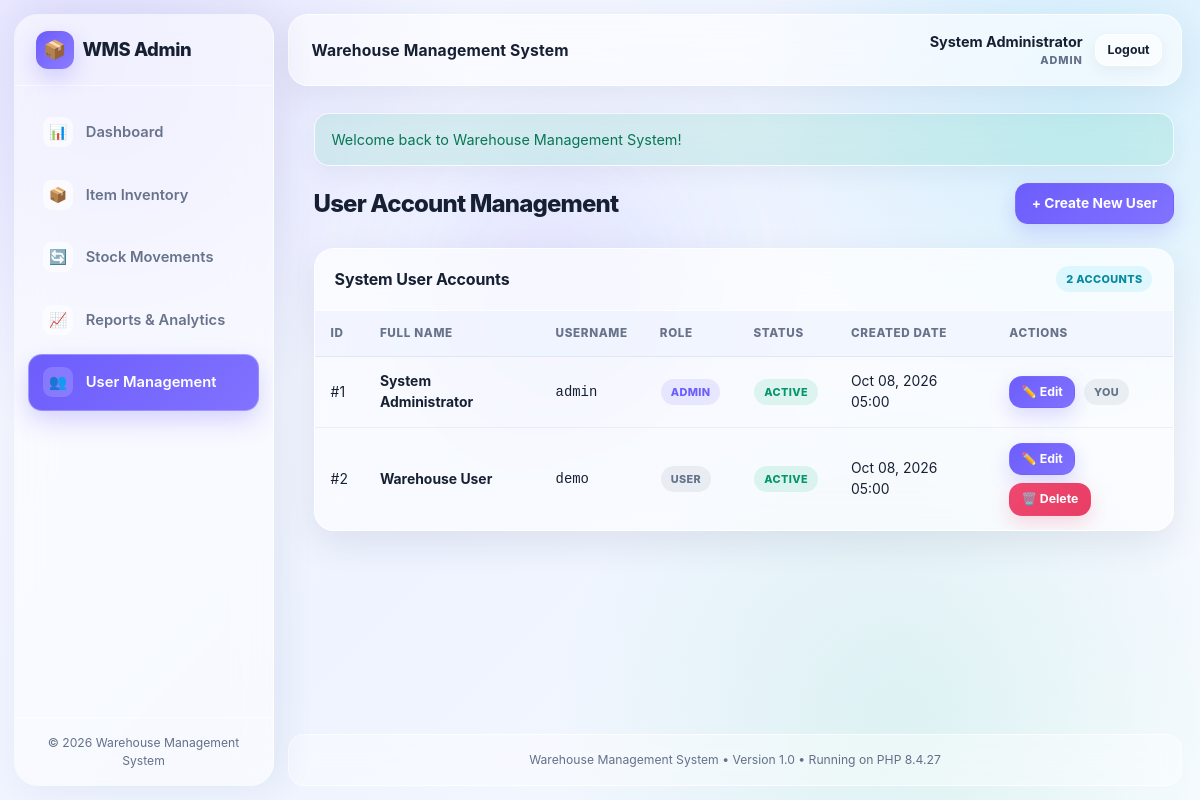
The page /admin/users.php (signed in) on the database its author committed.
### tables this page shows
CREATE TABLE IF NOT EXISTS `users` (
  `id` INT UNSIGNED AUTO_INCREMENT PRIMARY KEY,
  `full_name` VARCHAR(100) NOT NULL,
  `username` VARCHAR(50) NOT NULL UNIQUE,
  `password_hash` VARCHAR(255) NOT NULL,
  `role` ENUM('admin', 'user') NOT NULL DEFAULT 'user',
  `is_active` TINYINT(1) NOT NULL DEFAULT 1,
  `created_at` DATETIME NOT NULL DEFAULT CURRENT_TIMESTAMP,
  `updated_at` DATETIME NOT NULL DEFAULT CURRENT_TIMESTAMP ON UPDATE CURRENT_TIMESTAMP,
  INDEX `idx_username` (`username`),
  INDEX `idx_role` (`role`)
);

### includes/functions.php (called while the page is built, shortened)
<?php
function e(?string $value): string {
    return htmlspecialchars($value ?? '', ENT_QUOTES | ENT_SUBSTITUTE, 'UTF-8');
}
function url(string $path = ''): string {
    $cleanPath = '/' . ltrim($path, '/');
    return BASE_PATH . $cleanPath;
}
function get_flash_messages(): array {
    $messages = $_SESSION['flash_messages'] ?? [];
    return $messages;
}
function format_datetime(?string $datetime): string {
    return date('M d, Y H:i', strtotime($datetime));
}

### includes/auth.php (called while the page is built, shortened)
<?php
require_once __DIR__ . '/functions.php';
function is_logged_in(): bool {
    return isset($_SESSION['user_id']) && !empty($_SESSION['user_id']);
}
function current_user(): ?array {
    return [
        'id'        => $_SESSION['user_id'],
        'full_name' => $_SESSION['user_fullname'] ?? '',
        'username'  => $_SESSION['user_username'] ?? '',
        'role'      => $_SESSION['user_role'] ?? ''
    ];
}

### admin/users.php (the view, shortened to what this page needs)
<?php
$pdo = getDBConnection();
$action = $_GET['action'] ?? 'list';
$editUser = null;
$usersStmt = $pdo->query('SELECT id, full_name, username, role, is_active, created_at FROM users ORDER BY id ASC');
$users = $usersStmt->fetchAll();
require_once __DIR__ . '/../includes/header.php';
?>
<div class="page-header">
    <h1 class="page-title">User Account Management</h1>
    <?php if ($action !== 'add' && $action !== 'edit'): ?>
        <a href="<?= url('admin/users.php?action=add') ?>" class="btn btn-primary">+ Create New User</a>
    <?php else: ?>
        <a href="<?= url('admin/users.php') ?>" class="btn btn-secondary">&larr; Back to Users List</a>
    <?php endif; ?>
</div>
<?php if ($action === 'add' || $action === 'edit'): ?>
    <div class="card">
        <div class="card-header">
            <h2 class="card-title"><?= $action === 'edit' ? 'Edit User Account' : 'Create New System Account' ?></h2>
        </div>
        <div class="card-body">
            <form action="<?= url('admin/users.php') ?>" method="POST">
                <?= csrf_field() ?>
                <?php if ($action === 'edit' && $editUser): ?>
                    <input type="hidden" name="action_edit" value="1">
                    <input type="hidden" name="user_id" value="<?= e((string)$editUser['id']) ?>">
                <?php else: ?>
                    <input type="hidden" name="action_add" value="1">
                <?php endif; ?>
                <div class="form-grid">
                    <div class="form-group">
                        <label for="full_name" class="form-label">Full Name <span class="text-danger">*</span></label>
                        <input
                            type="text"
                            id="full_name"
                            name="full_name"
                            class="form-control"
                            value="<?= e($editUser ? $editUser['full_name'] : ($_POST['full_name'] ?? '')) ?>"
                            placeholder="e.g. John Doe"
                            required
                        >
                    </div>
                    <div class="form-group">
                        <label for="username" class="form-label">Username <span class="text-danger">*</span></label>
                        <input
                            type="text"
                            id="username"
                            name="username"
                            class="form-control"
                            value="<?= e($editUser ? $editUser['username'] : ($_POST['username'] ?? '')) ?>"
                            placeholder="e.g. jdoe"
                            required
                        >
                    </div>
                    <div class="form-group">
                        <label for="role" class="form-label">System Role <span class="text-danger">*</span></label>
                        <select name="role" id="role" class="form-control" required>
                            <option value="user" <?= ($editUser ? $editUser['role'] : ($_POST['role'] ?? '')) === 'user' ? 'selected' : '' ?>>User (Read-only)</option>
                            <option value="admin" <?= ($editUser ? $editUser['role'] : ($_POST['role'] ?? '')) === 'admin' ? 'selected' : '' ?>>Administrator (Full Control)</option>
                        </select>
                    </div>
                    <div class="form-group">
                        <label for="password" class="form-label">
                            Password <?= $action === 'edit' ? '<span class="text-muted">(Leave blank to keep existing password)</span>' : '<span class="text-danger">*</span>' ?>
                        </label>
                        <input
                            type="password"
                            id="password"
                            name="password"
                            class="form-control"
                            placeholder="<?= $action === 'edit' ? 'Enter new password if changing' : 'At least 6 characters' ?>"
                            <?= $action === 'add' ? 'required' : '' ?>
                        >
                    </div>
                    <div class="form-group" style="justify-content: flex-end;">
                        <label class="form-label" style="display: flex; align-items: center; gap: 0.5rem; cursor: pointer;">
                            <input
                                type="checkbox"
                                name="is_active"
                                value="1"
                                <?= ($editUser ? (int)$editUser['is_active'] === 1 : true) ? 'checked' : '' ?>
                            >
                            <span>Account Active</span>
                        </label>
                    </div>
                </div>
                <div style="margin-top: 1.5rem; display: flex; gap: 0.75rem;">
                    <button type="submit" class="btn btn-primary">
                        <?= $action === 'edit' ? 'Update User' : 'Create User' ?>
                    </button>
                    <a href="<?= url('admin/users.php') ?>" class="btn btn-secondary">Cancel</a>
                </div>
            </form>
        </div>
    </div>
<?php else: ?>
    <div class="card">
        <div class="card-header">
            <h2 class="card-title">System User Accounts</h2>
            <span class="badge badge-info"><?= count($users) ?> Accounts</span>
        </div>
        <div class="card-body" style="padding: 0;">
            <div class="table-responsive">
                <table class="table">
                    <thead>
                        <tr>
                            <th>ID</th>
                            <th>Full Name</th>
                            <th>Username</th>
                            <th>Role</th>
                            <th>Status</th>
                            <th>Created Date</th>
                            <th>Actions</th>
                        </tr>
                    </thead>
                    <tbody>
                        <?php foreach ($users as $u): ?>
                            <tr>
                                <td>#<?= e((string)$u['id']) ?></td>
                                <td><strong><?= e($u['full_name']) ?></strong></td>
                                <td><code><?= e($u['username']) ?></code></td>
                                <td>
                                    <?php if ($u['role'] === 'admin'): ?>
                                        <span class="badge badge-primary" style="background-color: var(--primary-light); color: var(--primary-color);">ADMIN</span>
                                    <?php else: ?>
                                        <span class="badge badge-secondary">USER</span>
                                    <?php endif; ?>
                                </td>
                                <td>
                                    <?php if ((int)$u['is_active'] === 1): ?>
                                        <span class="badge badge-success">Active</span>
                                    <?php else: ?>
                                        <span class="badge badge-danger">Inactive</span>
                                    <?php endif; ?>
                                </td>
                                <td><?= format_datetime($u['created_at']) ?></td>
                                <td>
                                    <div class="btn-group">
                                        <a href="<?= url('admin/users.php?action=edit&id=' . $u['id']) ?>" class="btn btn-primary btn-sm" title="Edit / Reset Password">
                                            ✏️ Edit
                                        </a>
                                        <?php if ((int)$u['id'] !== (int)$currentUser['id']): ?>
                                            <form action="<?= url('admin/users.php') ?>" method="POST" style="display: inline;">
                                                <button
                                                    type="submit"
                                                    class="btn btn-danger btn-sm js-confirm-delete"
                                                    data-name="<?= e($u['full_name']) ?>"
                                                    title="Delete Account"
                                                >
                                                    🗑️ Delete
                                                </button>
                                            </form>
                                        <?php else: ?>
                                            <span class="badge badge-secondary" title="Current session account">You</span>
                                        <?php endif; ?>
                                    </div>
                                </td>
                            </tr>
                        <?php endforeach; ?>
                    </tbody>
                </table>
            </div>
        </div>
    </div>
<?php endif; ?>
<?php require_once __DIR__ . '/../includes/footer.php'; ?>

### includes/header.php (shortened to what this page needs)
<?php
$currentUser = current_user();
?>
<!DOCTYPE html>
<html lang="en">
<head>
    <link rel="stylesheet" href="<?= url('assets/css/style.css') ?>">
</head>
<body>
<div class="app-container">
<?php
if (is_logged_in()) {
    require_once __DIR__ . '/nav.php';
}
?>
<div class="main-wrapper">
<?php if (is_logged_in()): ?>
    <header class="top-header">
        <div class="header-title-area">
            <strong><?= e(APP_NAME) ?></strong>
        </div>
        <div class="user-profile">
            <div class="user-info">
                <div class="user-name"><?= e($currentUser['full_name']) ?></div>
                <div class="user-role"><?= e($currentUser['role']) ?></div>
            </div>
            <a href="<?= url('logout.php') ?>" class="btn btn-secondary btn-sm" title="Sign out">
                Logout
            </a>
        </div>
    </header>
<?php endif; ?>
<main class="content-area">
<?php
$flashMessages = get_flash_messages();
foreach ($flashMessages as $msg): ?>
    <div class="alert alert-<?= e($msg['type']) ?>">
        <span><?= e($message = $msg['message']) ?></span>
    </div>
<?php endforeach; ?>

### rows shown on the page
users: full_name "System Administrator", role "ADMIN", id "1", username "admin", is_active "ACTIVE", created_at "Oct 08, 2026 05:00", shows "YOU"
users: id "2", full_name "Warehouse User", username "demo", role "USER", is_active "ACTIVE", created_at "Oct 08, 2026 05:00"

### other values the page prints
APP_NAME "Warehouse Management System"
$message = $msg['message'] "Welcome back to Warehouse Management System!"
count($users) "2"
PHP_VERSION "8.4.27"
